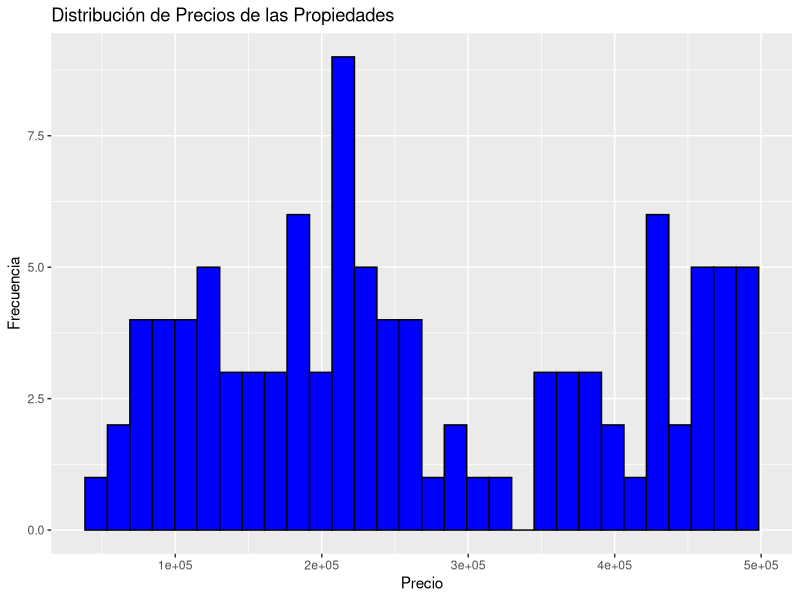
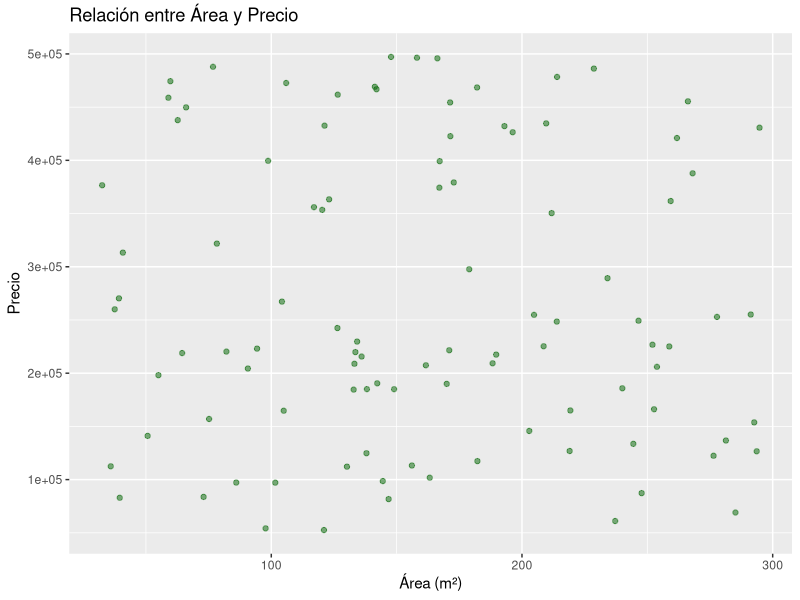

The R script that drew these images, in order: (Note: this script raises an error after producing the figures.)
install.packages("ggplot2")
library(ggplot2)

#Asignacion del dataset de bienes raices:
bienes_raices<-read.csv("bienes_raices_2.csv")
head(bienes_raices)


#Revision de datos si no hay espacios en blanco
is.na(bienes_raices)

#Media del dataset de bienes raices
summary(bienes_raices)
str(bienes_raices)

#Representacion en graficos de los precios y areas en m2
ggplot(bienes_raices, aes(x = Precio)) + 
  geom_histogram(bins = 30, fill = "blue", color = "black") +
  labs(title = "Distribución de Precios de las Propiedades", x = "Precio", y = "Frecuencia")

ggplot(bienes_raices, aes(x = Área..m.., y = Precio)) + 
  geom_point(alpha = 0.5, color = "darkgreen") +
  labs(title = "Relación entre Área y Precio", x = "Área (m²)", y = "Precio")

#Creacion de una nueva colunma utilizando los datos de precios y area para crear la colunma precioxm2
bienes_raices$Precio_m2<-bienes_raices$Precio/bienes_raices$Área..m..

#Separacion de los datos para entrenamiento y prueba
set.seed(123)
train_index<-createDataPartition(bienes_raices$Precio, p=0.7, list = FALSE)
train_data<-bienes_raices[train_index, ]
test_data<-bienes_raices[-train_index, ]
